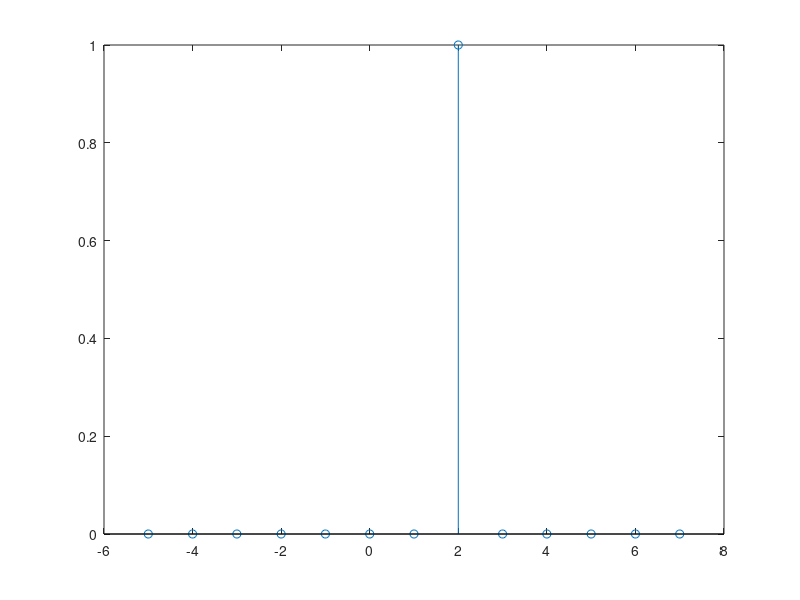

Recreate this plot in MATLAB.
function[y,n]=deltaofnminus2()
% a and b are the lower and upper time limit
% c is the instant at which impulse exists
% a,b,c must be integers for discrete signals
n=-5:7; % n=a:b;
y=(n-2)==0; % y=(n-c)==0
stem(n,y)
% c=2 for delta(n-2)